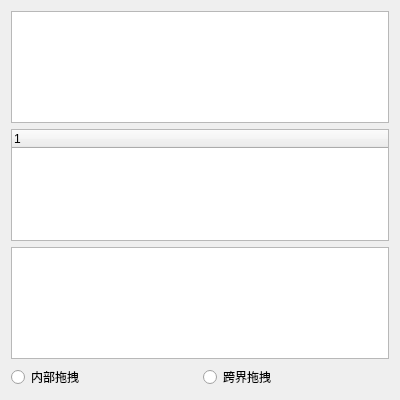
<?xml version="1.0" encoding="UTF-8"?>
<ui version="4.0">
 <class>Widget</class>
 <widget class="QWidget" name="Widget">
  <property name="geometry">
   <rect>
    <x>0</x>
    <y>0</y>
    <width>400</width>
    <height>400</height>
   </rect>
  </property>
  <property name="windowTitle">
   <string>Widget</string>
  </property>
  <layout class="QVBoxLayout" name="verticalLayout">
   <item>
    <widget class="QListWidget" name="listWidget"/>
   </item>
   <item>
    <widget class="QTreeWidget" name="treeWidget">
     <column>
      <property name="text">
       <string notr="true">1</string>
      </property>
     </column>
    </widget>
   </item>
   <item>
    <widget class="QTableWidget" name="tableWidget"/>
   </item>
   <item>
    <layout class="QHBoxLayout" name="horizontalLayout">
     <item>
      <widget class="QRadioButton" name="radioButtonInter">
       <property name="text">
        <string>内部拖拽</string>
       </property>
      </widget>
     </item>
     <item>
      <widget class="QRadioButton" name="radioButtonOuter">
       <property name="text">
        <string>跨界拖拽</string>
       </property>
      </widget>
     </item>
    </layout>
   </item>
  </layout>
 </widget>
 <layoutdefault spacing="6" margin="11"/>
 <resources/>
 <connections/>
</ui>
